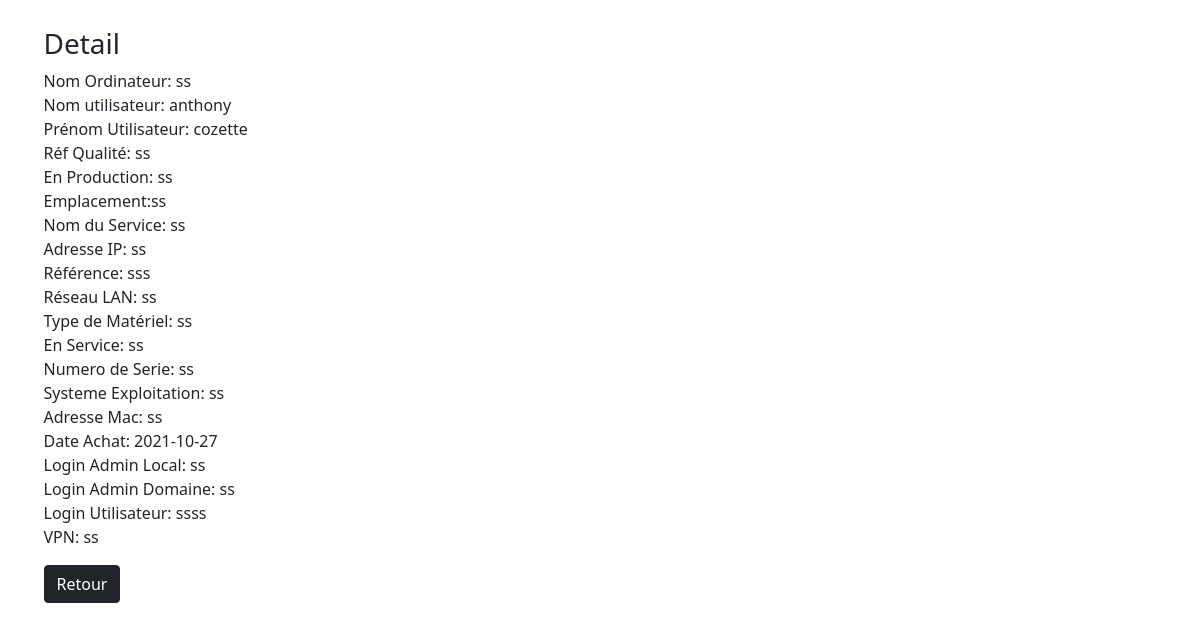
The page /crud/detail.php?id=3 on the database its author committed.
### tables this page shows
CREATE TABLE IF NOT EXISTS `information_pc` (
  `ID` int(11) NOT NULL AUTO_INCREMENT,
  `nom_ordinateur` varchar(255) NOT NULL,
  `nom_utilisateur` varchar(255) NOT NULL,
  `prenom_utilisateur` varchar(255) NOT NULL,
  `ref_qualite` varchar(255) NOT NULL,
  `production` varchar(255) NOT NULL,
  `emplacement` varchar(255) NOT NULL,
  `services` varchar(255) NOT NULL,
  `adresse_ip` varchar(255) NOT NULL,
  `reference` varchar(255) NOT NULL,
  `lan_reseau` varchar(255) NOT NULL,
  `type_materiel` varchar(255) NOT NULL,
  `en_service` varchar(255) NOT NULL,
  `numero_serie` varchar(255) NOT NULL,
  `systeme_exploitation` varchar(255) NOT NULL,
  `mac_adresse` varchar(255) DEFAULT NULL,
  `date_achat` date NOT NULL,
  `login_admin_local` varchar(255) NOT NULL,
  `pwd_admin_local` varchar(255) NOT NULL,
  `login_admin_boissy` varchar(255) NOT NULL,
  `pwd_admin_boissy` varchar(255) NOT NULL,
  `user_login` varchar(255) NOT NULL,
  `user_pwd` varchar(255) NOT NULL,
  `vpn` varchar(255) NOT NULL,
  PRIMARY KEY (`ID`)
);

### crud/detail.php (the view, shortened to what this page needs)
<?php require('database.php');
$id = null;
if (!empty($_GET['id'])) {
    $id = $_REQUEST['id'];
}
if (null == $id) {
    header("location:index.php");
} else {
    $pdo = Database::connect();
    $pdo->setAttribute(PDO::ATTR_ERRMODE, PDO::ERRMODE_EXCEPTION) .
        $sql = "SELECT * FROM information_pc where id =?";
    $q = $pdo->prepare($sql);
    $q->execute(array($id));
    $data = $q->fetch(PDO::FETCH_ASSOC);
}
?>
<!DOCTYPE html>
<html lang="en">
<head>
    <link href="https://cdn.jsdelivr.net/npm/bootstrap@5.0.2/dist/css/bootstrap.min.css" rel="stylesheet">
    <link href="../styles/styles.css" rel="stylesheet">
    <img data-wp-preserve="%3Cscript%20src%3D%22js%2Fbootstrap.min.js%22%3E%3C%2Fscript%3E" data-mce-resize="false" data-mce-placeholder="1" class="mce-object" width="20" height="20" alt="<script>" title="<script>" />
</head>
<body>
    <div class="container">
        <div class="span10 offset1">
            <div class="row">
                <h3>Detail</h3>
            </div>
            <div class="form-horizontal">
                <div class="control-group">
                    <label class="control-label">Nom Ordinateur: <?php echo $data['nom_ordinateur']; ?></label>
                </div>
                <div class="control-group">
                    <label class="control-label">Nom utilisateur: <?php echo $data['nom_utilisateur']; ?></label>
                </div>
                <div class="control-group">
                    <label class="control-label">Prénom Utilisateur: <?php echo $data['prenom_utilisateur']; ?></label>
                </div>
                <div class="control-group">
                    <label class="control-label">Réf Qualité: <?php echo $data['ref_qualite']; ?></label>
                </div>
                <div class="control-group">
                    <label class="control-label">En Production: <?php echo $data['production']; ?></label>
                </div>
                <div class="control-group">
                    <label class="control-label">Emplacement:<?php echo $data['emplacement']; ?></label>
                </div>
                <div class="control-group">
                    <label class="control-label">Nom du Service: <?php echo $data['services']; ?></label>
                </div>
                <div class="control-group">
                    <label class="control-label">Adresse IP: <?php echo $data['adresse_ip']; ?></label>
                </div>
                <div class="control-group">
                    <label class="control-label">Référence: <?php echo $data['reference']; ?></label>
                </div>
                <div class="control-group">
                    <label class="control-label">Réseau LAN: <?php echo $data['lan_reseau']; ?></label>
                </div>
                <div class="control-group">
                    <label class="control-label">Type de Matériel: <?php echo $data['type_materiel']; ?></label>
                </div>
                <div class="control-group">
                    <label class="control-label">En Service: <?php echo $data['en_service']; ?></label>
                </div>
                <div class="control-group">
                    <label class="control-label">Numero de Serie: <?php echo $data['numero_serie']; ?></label>
                </div>
                <div class="control-group">
                    <label class="control-label">Systeme Exploitation: <?php echo $data['systeme_exploitation']; ?></label>
                </div>
                <div class="control-group">
                    <label class="control-label">Adresse Mac: <?php echo $data['mac_adresse']; ?></label>
                </div>
                <div class="control-group">
                    <label class="control-label">Date Achat: <?php echo $data['date_achat']; ?></label>
                </div>
                <div class="control-group">
                    <label class="control-label">Login Admin Local: <?php echo $data['login_admin_local']; ?></label>
                </div>
                <div class="control-group">
                    <label class="control-label">Login Admin Domaine: <?php echo $data['login_admin_boissy']; ?></label>
                </div>
                <div class="control-group">
                    <label class="control-label">Login Utilisateur: <?php echo $data['user_login']; ?></label>
                </div>
                <div class="control-group">
                    <label class="control-label">VPN: <?php echo $data['vpn']; ?></label>
                </div>
                <div class="form-actions mt-3">
                    <a class="btn btn-dark" href="index.php">Retour </a>
                </div>
            </div>
        </div>
    </div>
</body>
</html>

### styles/styles.css (style rules this page uses)
body { margin-top: 3px; margin-left: 3px; }

### rows shown on the page
information_pc: nom_ordinateur "ss", nom_utilisateur "anthony", prenom_utilisateur "cozette", ref_qualite "ss", production "ss", emplacement "ss", services "ss", adresse_ip "ss", reference "sss", lan_reseau "ss", type_materiel "ss", en_service "ss", numero_serie "ss", systeme_exploitation "ss", mac_adresse "ss", date_achat "2021-10-27", login_admin_local "ss", login_admin_boissy "ss", user_login "ssss", vpn "ss"
